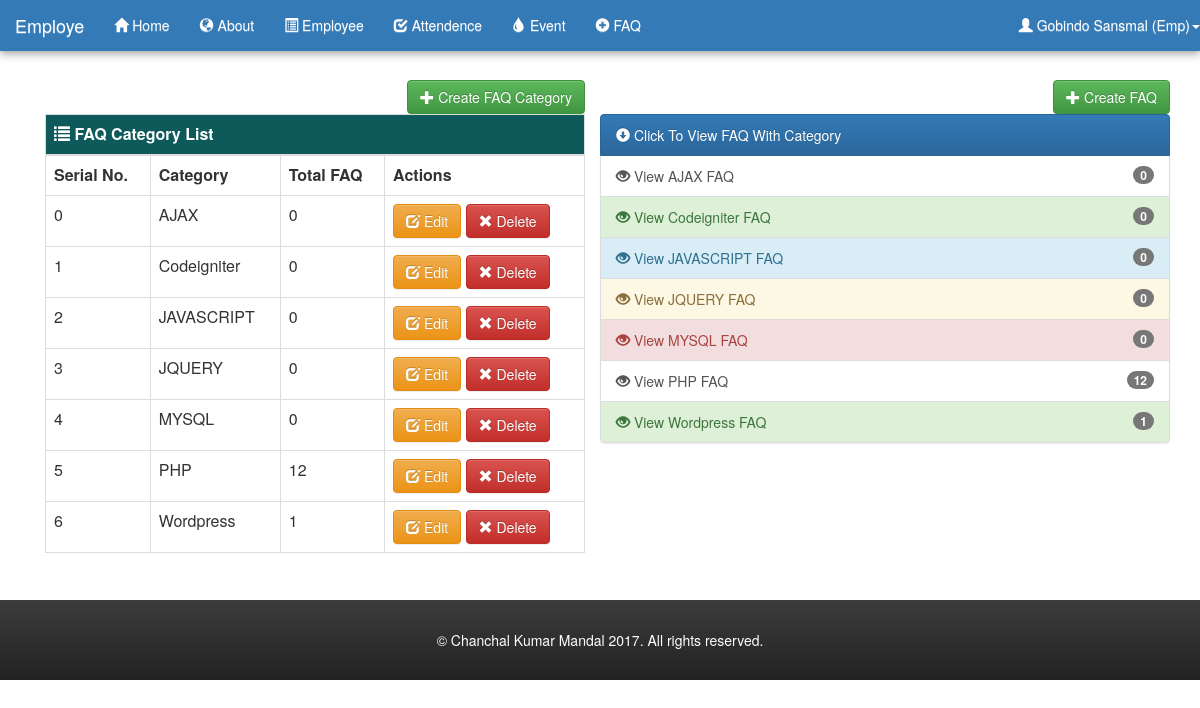
The page /employee/faq.php (signed in) on the database its author committed.
### tables this page shows
CREATE TABLE `users` (
  `id` int(11) NOT NULL,
  `name` varchar(50) NOT NULL,
  `username` varchar(100) NOT NULL,
  `password` text NOT NULL,
  `address` text NOT NULL,
  `latitude` float(10,6) NOT NULL,
  `longitude` float(10,6) NOT NULL,
  `mobile` varchar(30) NOT NULL,
  `email` varchar(50) NOT NULL,
  `salary` decimal(10,2) NOT NULL,
  `dateOfJoinning` date NOT NULL,
  `role` varchar(30) NOT NULL
);

CREATE TABLE `faq_categories` (
  `id` int(11) NOT NULL,
  `category` varchar(100) NOT NULL,
  `total_faq` int(11) NOT NULL DEFAULT '0'
);

### database/dbconnection.php (called while the page is built, shortened)
<?php
class Dbconnection{
	protected $db_name = "admin-employee";
	protected $db_user = "root";
	protected $db_pass = "";
	protected $db_host = "localhost";
	public function connect(){
		$this->db_conn = mysqli_connect($this->db_host, $this->db_user, $this->db_pass, $this->db_name);
		return true;
	}
}
$db=new Dbconnection();
?>

### employee/faq.php (the view, shortened to what this page needs)
<?php
require_once("employee-header.php");
if(isset($_SESSION["employee_user_name"])) {
?>
	<div class="page-container">
		<div class="col-md-6">
			<button type="button" class="btn btn-success" style="float:right" data-toggle="modal" data-target="#createFAQCategoryModal"><span class="glyphicon glyphicon-plus"></span> Create FAQ Category</button>
			<table class="table table-bordered table-hover pull-right">
			  	<thead style="color: #fff;background-color: #0e5a5a;">
				    <tr><th colspan="4"><span class="glyphicon glyphicon-list"></span> FAQ Category List</th></tr>
				</thead>
				<tbody>
				  	<tr>
				      	<th>Serial No.</th>
				      	<th>Category</th>
				      	<th>Total FAQ</th>
				      	<th>Actions</th>
				  	</tr>
				<?php
				$i=0;
				foreach($faqCategoryResult as $category){
					echo '<tr ">
						<td>' . $i . '</td>
						<td>' .  $category['category'] . '</td>
						<td>' . $category['total_faq'] . '</td>
						<td>
							<button type="button" class="btn btn-warning"  data-toggle="modal" data-target="#editFAQCategoryModal' . $category['id'] . '"><span class="glyphicon glyphicon-edit"></span> Edit</button>
							<button type="button" class="btn btn-danger"><a href="#" onclick="return checkDelete()"><span class="glyphicon glyphicon-remove"></span> Delete</a></button>
						</td>
					</tr>
					<div class="modal fade" id="editFAQCategoryModal' . $category['id'] . '" role="dialog">
					    <div class="modal-dialog">
					      	<div class="modal-content">
					        	<div class="modal-header">
					          		<button type="button" class="close" data-dismiss="modal">&times;</button>
					          		<h4 class="modal-title text-center">Edit FAQ</h4>
					        	</div>
					        	<div class="modal-body">
					        		<form role="form" action="edit-faq-category.php" method="post">
					        			<input type = "hidden" class = "form-control" name = "category_id" value="' . $category['id'] .'">
						          		<div class = "form-group">
									        <label for = "category">Category Name:</label>
									        <input type = "text" class = "form-control" id = "category" name = "category" value = "' .  $category['category'] . '" required autofocus>
									   	</div>
										<button type="submit" class="btn btn-primary" name="editFAQCategory">Submit</button>
									</form>
					        	</div>
					        	<div class="modal-footer">
					          		<button type="button" class="btn btn-default" data-dismiss="modal">Close</button>
					        	</div>
					      	</div>
						</div>
					</div>';
					$i++;
				}
				?>
				</tbody>
			</table>
		</div>
		<div class="col-md-6">
			<div class="row"><button type="button" class="btn btn-success" style="float:right" data-toggle="modal" data-target="#createFAQModal"><span class="glyphicon glyphicon-plus"></span> Create FAQ</button></div>
			<div class="row"><?php require_once("faq-category-menu.php");?></div>
		</div>
	</div>
<?php
} else{
	echo "<script>window.location.href='employee-login.php'</script>";
}
require_once("employee-footer.php");
?>

### employee/employee-header.php (shortened to what this page needs)
<?php
require_once("../database/dbconnection.php");
?>
<html>
	<head>
		<link href="//netdna.bootstrapcdn.com/bootstrap/3.3.2/css/bootstrap.min.css" rel="stylesheet">
		<link rel="stylesheet" href="../assets/bootstrap/css/bootstrap-theme.min.css">
		<link rel="stylesheet" href="../assets/bootstrap/css/bootstrap-datepicker3.css"/>
		<link rel="stylesheet" type="text/css" href="../assets/css/login-form.css"/>
		<link rel="stylesheet" type="text/css" href="../assets/css/admin-style.css"/>
	</head>
	<body>
		<nav role="navigation" class="navbar navbar-dark bg-primary navbar-fixed-top">
	        <div id="navbarCollapse" class="collapse navbar-collapse header-menu">
	        	<div class="navbar-header">
			      	<a class="navbar-brand" href="employee-profile.php">Employe</a>
			    </div>
			    <?php
			    if(isset($_SESSION["employee_user_name"])) {
					$employe_id = $_SESSION['e_id'];
					$employeResult = mysqli_query($db->db_conn, "SELECT * FROM users WHERE role != 'admin' AND id = " . $employe_id);
					$faqCategoryResult = mysqli_query($db->db_conn, "SELECT * FROM faq_categories order by category");
				?>
	            <ul class="nav navbar-nav">
			      	<li class="active"><a href="employee-profile.php"><span class="glyphicon glyphicon-home"></span> Home</a></li>
			        <li><a href="about-us.php"><span class="glyphicon glyphicon-globe"></span> About</a></li>
			        <li><a href="employee.php"><span class="glyphicon glyphicon-list-alt"></span> Employee</a></li>
			        <li><a href="attendance.php"><span class="glyphicon glyphicon-check"></span> Attendence</a></li>
			        <li><a href="event.php"><span class="glyphicon glyphicon-tint"></span> Event</a>
			        </li>
			        <li><a href="faq.php"><span class="glyphicon glyphicon-plus-sign"></span> FAQ</a>
			        </li>
			    </ul>
			    <?php
				foreach($employeResult as $userEmploye) {
			    ?>
				    <ul class="nav navbar-nav navbar-right">
				      	<li><a class="dropdown-toggle" data-toggle="dropdown" href="#"><span class="glyphicon glyphicon-user"></span> <?php echo $userEmploye['name'] . ' (' . $userEmploye['role'] . ')'; ?><span class="caret"></span></a>
				      	</li>
				    </ul>
			    <?php
			    	}
				}
				?>
	        </div>
	    </nav>

### employee/faq-category-menu.php (shortened to what this page needs)
<?php
require_once("employee-header.php");
if(isset($_SESSION["employee_user_name"])) {
?>
				<div class="list-group">
					<a href="#" class="list-group-item active"><span class="glyphicon glyphicon-circle-arrow-down"></span> Click To View FAQ With Category</a>
					<?php
					$i=0;
					foreach($faqCategoryResult as $category){
						if($i % 5 == 0){
							$listGroupItemClass = "list-group-item-primary";
						}elseif($i % 5 == 1){
							$listGroupItemClass = "list-group-item-success";
						}elseif($i % 5 == 2){
							$listGroupItemClass = "list-group-item-info";
						}elseif($i % 5 == 3){
							$listGroupItemClass = "list-group-item-warning";
						}elseif($i % 5 == 4){
							$listGroupItemClass = "list-group-item-danger";
						}else{
							$listGroupItemClass = "list-group-item-default";
							$panelClass = "panel-default";
						}
						echo '<a href="faq-with-single-category.php?category_id='.$category['id'].'" class="list-group-item '.$listGroupItemClass.'"><span class="glyphicon glyphicon-eye-open"></span> View '.$category['category'].' FAQ<span class="badge">'.$category['total_faq'].'</span></a>';
						$i++;
					}
					?>
				</div>
<?php
}else{
	echo "<script>window.location.href='employee-login.php'</script>";
}

### assets/css/admin-style.css (style rules this page uses)
body,html { height: 100%; }
body { font-size: 14px; }
a { color:#FFF; }
.page-container { margin-top:50px; padding:30px; min-height:550px; }
.navbar { box-shadow: 0 0 4px rgba(0,0,0,.14),0 4px 8px rgba(0,0,0,.28); }

### rows shown on the page
users: name "Gobindo Sansmal", role "Emp"
faq_categories: category "AJAX", total_faq "0"
faq_categories: category "Codeigniter", total_faq "0"
faq_categories: category "JAVASCRIPT", total_faq "0"
faq_categories: category "JQUERY", total_faq "0"
faq_categories: category "MYSQL", total_faq "0"
faq_categories: category "PHP", total_faq "12"
faq_categories: category "Wordpress", total_faq "1"
